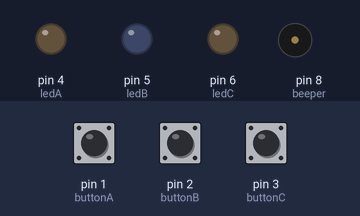
Recording of a sketch running on a simulated Arduino Uno, built with avr-gcc and run on an emulated ATmega328P. Shown: output pins drawn as LEDs (lit = HIGH), buzzer (waves = sounding). The test bench sets the inputs (shaded band); at power-on: pin 1 (buttonA) HIGH, pin 2 (buttonB) HIGH, pin 3 (buttonC) HIGH.

Above: at 1.2 s.
1.3 s: pin 1 (buttonA) pulled LOW for 0.15 s
At 1.37 s:
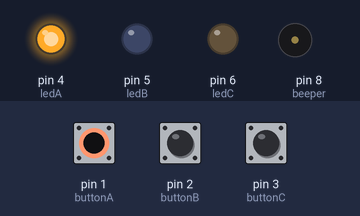
2.9 s: pin 2 (buttonB) pulled LOW for 0.15 s
At 2.97 s:
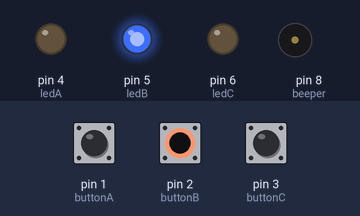
4.5 s: pin 3 (buttonC) pulled LOW for 0.15 s
At 4.57 s:
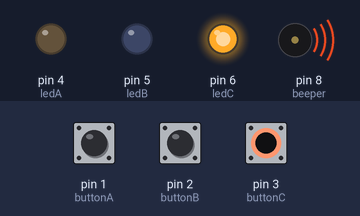
6.1 s: pin 3 (buttonC) pulled LOW for 3.2 s
At 10.1 s:
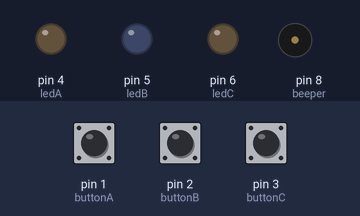
10.8 s: pin 1 (buttonA) pulled LOW for 3.2 s
At 11.8 s:
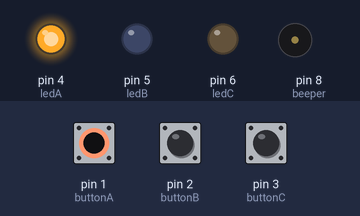
15.5 s: pin 1 (buttonA) driven LOW and pin 2 (buttonB) driven LOW
At 16.5 s:
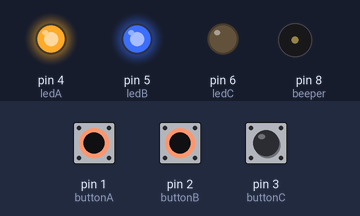
Timing chart, 0 to 19.5 s (numbered marks = the images above; inputs shaded):
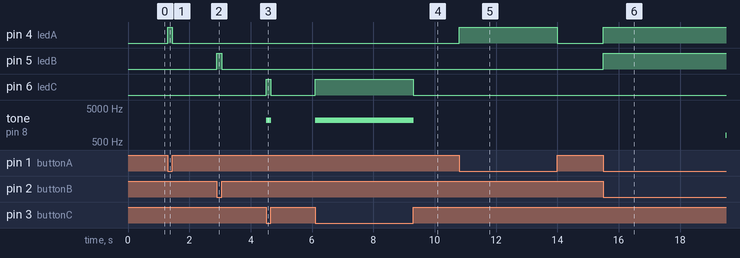

The sketch:

Combined_LED_experimiment_Sketch.ino
```cpp
const int buttonA = 1;
const int buttonB = 2;
const int buttonC = 3;
const int ledA = 4;
const int ledB = 5;
const int ledC = 6;
const int beeper = 8;
int a = 0;
int b = 0;
int c = 0;

void setup() {
  // put your setup code here, to run once:
 pinMode (buttonA, INPUT_PULLUP);
 pinMode (buttonB, INPUT_PULLUP);
 pinMode (buttonC, INPUT_PULLUP);
 pinMode (ledA, OUTPUT);
 pinMode (ledB, OUTPUT);
 pinMode (ledC, OUTPUT);
 pinMode (beeper, OUTPUT);
 digitalWrite (ledA, LOW);
 digitalWrite (ledB, LOW);
 digitalWrite (ledC, LOW);
 digitalWrite (beeper, LOW);
}

void loop() {
  // put your main code here, to run repeatedly:
 int a = digitalRead (buttonA);
 int b = digitalRead (buttonB);
 int c = digitalRead (buttonC);

if (a == LOW) {
    digitalWrite(ledA, HIGH);
    tone (beeper, 438);
 } else {
    digitalWrite(ledA, LOW);
    noTone (beeper);
  }

if (b == LOW) {
    digitalWrite(ledB, HIGH);
    tone (beeper, 793);
 } else {
    digitalWrite(ledB, LOW);
    noTone (beeper);
  }

if (c == LOW) {
    digitalWrite(ledC, HIGH);
    tone (beeper, 2160);
 } else {
    digitalWrite(ledC, LOW);
    noTone (beeper);
  }
}
```

Measured:
- after the input at 1.3 s, pin 4 (ledA): LOW → HIGH at once, → LOW 0.15 s later
- after the input at 2.9 s, pin 5 (ledB): LOW → HIGH at once, → LOW 0.15 s later
- after the input at 4.5 s, pin 6 (ledC): LOW → HIGH at once, → LOW 0.15 s later; tone on pin 8 (beeper): silent → 2160 Hz at once, → silent 0.15 s later
- after the input at 6.1 s, pin 6 (ledC): LOW → HIGH at once, → LOW 3.2 s later; tone on pin 8 (beeper): silent → 2160 Hz at once, → silent 3.2 s later
- after the input at 10.8 s, pin 4 (ledA): LOW → HIGH at once, → LOW 3.2 s later
- after the input at 15.5 s, pin 4 (ledA), pin 5 (ledB): LOW → HIGH at once; tone on pin 8 (beeper): silent → 793 Hz after 4.0 s
